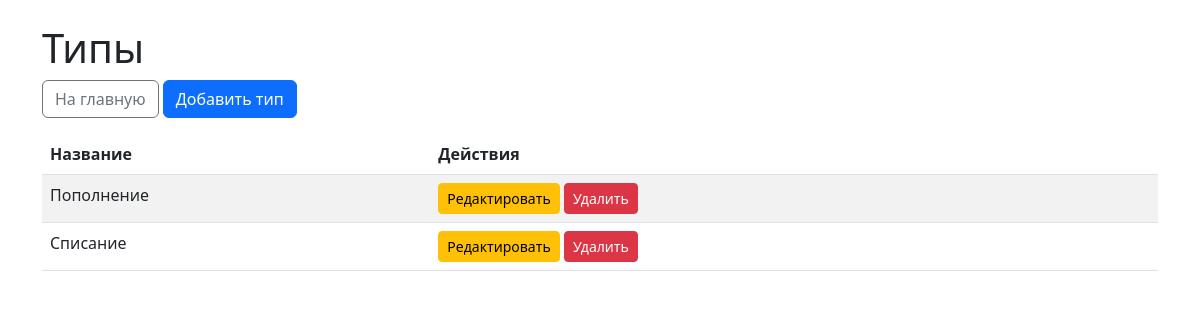
The app's page /types/, older data.
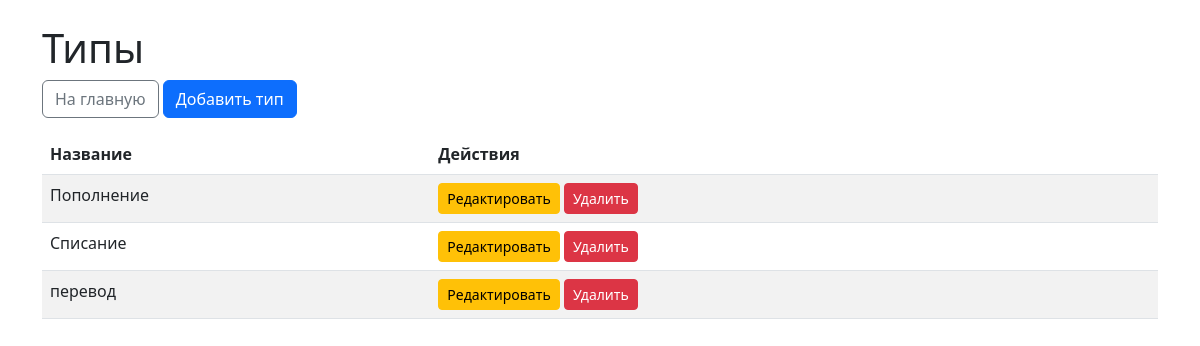
The same page, newer data.
### dds/models.py (models this page shows, shortened)
class Type(models.Model):
    name = models.CharField(max_length=50, unique=True)
    class Meta:
        verbose_name = 'Тип'
        verbose_name_plural = 'Типы'

### dds/views.py (the view)
# urls.py: path('types/', views.type_list, name='type_list'),
def type_list(request):
    types = Type.objects.all()
    return render(request, 'dds/type_list.html', {'types': types})

### templates/dds/type_list.html (shortened to what this page needs)
<!DOCTYPE html>
<html lang="ru">
<head>
    <link href="https://cdn.jsdelivr.net/npm/bootstrap@5.3.0/dist/css/bootstrap.min.css" rel="stylesheet">
</head>
<body>
    <div class="container">
        <h1 class="mt-4">Типы</h1>
        <a href="{% url 'cashflow_list' %}" class="btn btn-outline-secondary mb-3">На главную</a>
        <a href="{% url 'type_create' %}" class="btn btn-primary mb-3">Добавить тип</a>
        <table class="table table-striped">
            <thead>
                <tr>
                    <th>Название</th>
                    <th>Действия</th>
                </tr>
            </thead>
            <tbody>
                {% for type in types %}
                    <tr>
                        <td>{{ type.name }}</td>
                        <td>
                            <a href="{% url 'type_edit' type.pk %}" class="btn btn-sm btn-warning">Редактировать</a>
                            <a href="{% url 'type_delete' type.pk %}" class="btn btn-sm btn-danger">Удалить</a>
                        </td>
                    </tr>
                {% empty %}
                    <tr><td colspan="2" class="text-center">Типы отсутствуют</td></tr>
                {% endfor %}
            </tbody>
        </table>
    </div>
</body>
</html>

Row changes from the older to the newer data that the page shows:
added Type: name "перевод"
